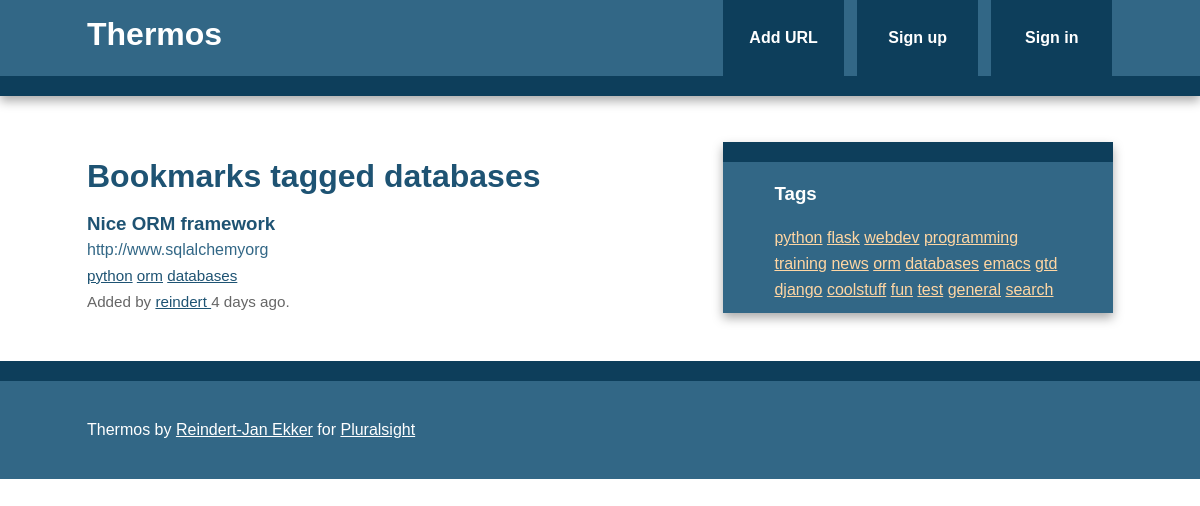
The app's page /bookmarks/tag/databases with its own data.
### models.py (models this page shows, shortened)
class Tag(db.Model):
    id = db.Column(db.Integer, primary_key=True)
    name = db.Column(db.String(25), nullable=False, unique=True, index=True)
    @staticmethod
    def all():
        return Tag.query.all()
    def __repr__(self):
        return self.name

class Bookmark(db.Model):
    id = db.Column(db.Integer, primary_key=True)
    url = db.Column(db.Text, nullable=False)
    date = db.Column(db.DateTime, default=datetime.utcnow)
    description = db.Column(db.String(300))
    user_id = db.Column(db.Integer, db.ForeignKey('user.id'), nullable=False)
    _tags = db.relationship('Tag', secondary=tags, lazy='joined',
                            backref=db.backref('bookmarks', lazy='dynamic'))
    @property
    def tags(self):
        return ",".join([t.name for t in self._tags])
    @tags.setter
    def tags(self, string):
        if string:
            self._tags = [Tag.get_or_create(name) for name in string.split(',')]
        else:
            self._tags = []

class User(db.Model, UserMixin):
    id = db.Column(db.Integer, primary_key=True)
    username = db.Column(db.String(80), unique=True)
    email = db.Column(db.String(120), unique=True)
    bookmarks = db.relationship('Bookmark', backref='user', lazy='dynamic')
    password_hash = db.Column(db.String)
    @property
    def password(self):
        raise AttributeError('password: write-only field')

### bookmarks/views.py (the view)
@bookmarks.route('/tag/<name>')
def tag(name):
    tag = Tag.query.filter_by(name=name).first_or_404()
    return render_template('tag.html', tag=tag)

### main/views.py (called while the page is built)
@main.app_context_processor
def inject_tags():
    return dict(all_tags=Tag.all)

### templates/tag.html (shortened to what this page needs)
{% extends "base.html" %}
{% block content %}
    <article>
        <header>
            <h1>Bookmarks tagged {{ tag }}</h1>
            {% if tag.bookmarks.count() > 0 %}
                {% with bookmarks = tag.bookmarks %}
                    {% include "bookmark_list.html" %}
                {% endwith %}
            {% else %}
                There are no bookmarks with this tag.
            {% endif %}
        </header>
    </article>
{% endblock %}

### templates/base.html (shortened to what this page needs)
<!doctype html>
<html class="no-js">
    <head>
        {% block styles %}
            <link rel="stylesheet" href="{{ url_for('static', filename='css/normalize.min.css') }}">
            <link rel="stylesheet" href="{{ url_for('static', filename='css/main.css') }}">
        {% endblock %}
    </head>
    <body>
        <div class="header-container">
            <header class="wrapper clearfix">
                <a href="{{ url_for('main.index') }}"><h1 class="title">Thermos</h1></a>
                <nav>
                    <ul>
                        <li><a href="{{ url_for('bookmarks.add') }}">Add URL</a></li>
                        {% if current_user.is_authenticated %}
                            <li><a href="{{ url_for('bookmarks.user', username=current_user.username) }}">My Links</a></li>
                            <li><a href="{{ url_for('auth.logout') }}">Sign out</a></li>
                        {% else %}
                            <li><a href="{{ url_for('auth.signup') }}">Sign up</a></li>
                            <li><a href="{{ url_for('auth.login') }}">Sign in</a></li>
                        {% endif %}
                    </ul>
                </nav>
            </header>
        </div>
        <div class="main-container">
            <div class="main wrapper clearfix">
                {% block content %}
                {% endblock %}
                {% block sidebar %}
                    <aside>
                        <h3>Tags</h3>
                            {% for t in all_tags() %}
                                <a href="{{ url_for('bookmarks.tag', name=t.name) }}">{{ t.name }}</a>
                            {% endfor %}
                    </aside>
                {% endblock %}
            </div>
        </div>
        <div class="footer-container">
            <footer class="wrapper">
                <p>Thermos by <a href="http://www.rjekker.nl">Reindert-Jan Ekker</a> for <a href="http://www.pluralsight.com">Pluralsight</a></p>
            </footer>
        </div>
    </body>
</html>

### templates/bookmark_list.html (shortened to what this page needs)
<ul class="bookmarks">
    {% for bookmark in bookmarks %}
        <li>
            {% include "bookmark.html" %}
        </li>
    {% endfor %}

### templates/bookmark.html (shortened to what this page needs)
<a class="header" href="{{ bookmark.url }}">
    <h3 class="description">
        {{ bookmark.description|truncate(50, killwords=True) }}
    </h3>
    <span class="url">
        {{ bookmark.url|truncate(50, killwords=True) }}
    </span>
</a>
<div class="info">
    <span class="tags">
        {% if bookmark.tags %}
            {% for t in bookmark._tags %}
                <a href="{{ url_for('bookmarks.tag', name=t.name) }}">{{ t.name }}</a>
            {% endfor %}
        {% else %}
            No tags
        {% endif %}
    </span>
    <br>
    Added by <a href="{{ url_for('bookmarks.user', username=bookmark.user.username) }}">
        {{ bookmark.user.username }}
    </a>
    {{ moment(bookmark.date).fromNow() }}.
</div>

### static/css/main.css (style rules this page uses)
html { color: #222; font-size: 1em; line-height: 1.4; }
body { font: 16px/26px Helvetica, Helvetica Neue, Arial; }
.wrapper { width: 90%; margin: 0 5%; }
.header-container { border-bottom: 20px solid #0D3E5B; }
.footer-container, .main aside { border-top: 20px solid #0D3E5B; }
.header-container, .footer-container, .main aside { background: #326786; }
.title { color: white; }
nav ul { margin: 0; padding: 0; list-style-type: none; }
nav a { display: block; margin-bottom: 10px; padding: 15px 0; text-align: center; text-decoration: none; font-weight: bold; color: white; background: #0D3E5B; }
.main { padding: 30px 0; }
.main article h1 { font-size: 2em; }
.main aside { color: white; padding: 0px 5% 10px; }
.footer-container footer { color: white; padding: 20px 0; }
a, a:visited { color: #1E5373; }
aside a { color: #FFD6A3; }
h1, h2, h3, h4, h5, h6 { color: #1E5373; }
.main aside h3, footer h3, footer a, footer a:visited { color: white; }
ul.bookmarks { list-style: none none; padding-left: 0; }
a.header { color: #326786; text-decoration: none; display: block; }
a.header h3 { margin: 0 0; }
div.info { font-size: .95em; color: #666666; }
@media only screen and (min-width: 480px) { nav a { float: left; width: 27%; margin: 0 1.7%; padding: 25px 2%; margin-bottom: 0; } }
@media only screen and (min-width: 480px) { nav li:first-child a { margin-left: 0; } }
@media only screen and (min-width: 480px) { nav li:last-child a { margin-right: 0; } }
@media only screen and (min-width: 480px) { nav ul li { display: inline; } }
@media only screen and (min-width: 768px) { .header-container, .main aside { -webkit-box-shadow: 0 5px 10px #aaa; -moz-box-shadow: 0 5px 10px #aaa; box-shadow: 0 5px 10px #aaa; } }
@media only screen and (min-width: 768px) { .title { float: left; } }
@media only screen and (min-width: 768px) { nav { float: right; width: 38%; } }
@media only screen and (min-width: 768px) { .main article { float: left; width: 57%; } }
@media only screen and (min-width: 768px) { .main aside { float: right; width: 28%; } }
@media only screen and (min-width: 1140px) { .wrapper { width: 1026px; margin: 0 auto; } }
.clearfix:before, .clearfix:after { content: " "; display: table; }
.clearfix:after { clear: both; }
.clearfix { *zoom: 1; }

### records on screen
Tag: name "databases"
Bookmark: description "Nice ORM framework", url "http://www.sqlalchemyorg", user.username "reindert", date "4 days ago"
Tag: name "python"
Tag: name "orm"
Tag: name "flask"
Tag: name "webdev"
Tag: name "programming"
Tag: name "training"
Tag: name "news"
Tag: name "emacs"
Tag: name "gtd"
Tag: name "django"
Tag: name "coolstuff"
Tag: name "fun"
Tag: name "test"
Tag: name "general"
Tag: name "search"
